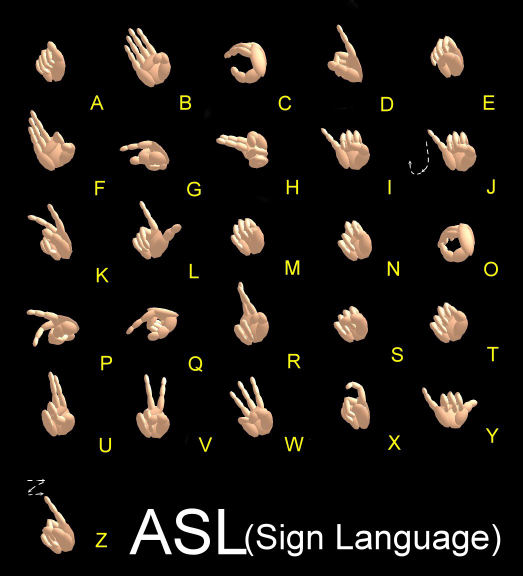
//> input picture TTTH/resource/images/ASL.jpg, 1046 x 1152 px (shown at 1/2 size)
$ ./GestDet ../../TTTH/resource/images/ASL.jpg   (built with g++ and OpenCV 4)
//> lines starting //> are read from the running program, lines starting //| are printed output that depends on the picture; after the words box and inside, x2 and y2 are one past the last pixel; in counts of white or black regions, pixels touching at a corner belong together
#define CV_NO_BACKWARD_COMPATIBILITY

#include "cv.h"
#include "highgui.h"
#include <iostream>
#include <cstdio>

#ifdef _EiC
#define WIN32
#endif

using namespace std;
using namespace cv;

void detectAndDraw( Mat& img,
                   CascadeClassifier& cascade, CascadeClassifier& nestedCascade,
                   double scale);
String cascadeName =
"/home/superuser/nihal/customise/aGest.xml";
//"../../data/haarcascades/haarcascade_frontalface_alt.xml";
String nestedCascadeName =
"/home/superuser/nihal/customise/bGest1.xml";
//"../../data/haarcascades/haarcascade_eye_tree_eyeglasses.xml";

int main( int argc, const char** argv )
{
    CvCapture* capture = 0;
    Mat frame, frameCopy, image;
    const String scaleOpt = "--scale=";
    size_t scaleOptLen = scaleOpt.length();
    const String cascadeOpt = "--cascade=";
    size_t cascadeOptLen = cascadeOpt.length();
    const String nestedCascadeOpt = "--nested-cascade";
    size_t nestedCascadeOptLen = nestedCascadeOpt.length();
    String inputName;

    CascadeClassifier cascade, nestedCascade;
    double scale = 1;

    for( int i = 1; i < argc; i++ )
    {
        if( cascadeOpt.compare( 0, cascadeOptLen, argv[i], cascadeOptLen ) == 0 )
            cascadeName.assign( argv[i] + cascadeOptLen );
        else if( nestedCascadeOpt.compare( 0, nestedCascadeOptLen, argv[i], nestedCascadeOptLen ) == 0 )
        {
            if( argv[i][nestedCascadeOpt.length()] == '=' )
                nestedCascadeName.assign( argv[i] + nestedCascadeOpt.length() + 1 );
            if( !nestedCascade.load( nestedCascadeName ) )
                cerr << "WARNING: Could not load classifier cascade for nested objects" << endl;
        }
        else if( scaleOpt.compare( 0, scaleOptLen, argv[i], scaleOptLen ) == 0 )
        {
            if( !sscanf( argv[i] + scaleOpt.length(), "%lf", &scale ) || scale < 1 )
                scale = 1;
        }
        else if( argv[i][0] == '-' )
        {
            cerr << "WARNING: Unknown option %s" << argv[i] << endl;
        }
        else
            inputName.assign( argv[i] );
    }

    if( !cascade.load( cascadeName ) )
    {
        cerr << "ERROR: Could not load classifier cascade" << endl;
        cerr << "Usage: facedetect [--cascade=\"<cascade_path>\"]\n"
            "   [--nested-cascade[=\"nested_cascade_path\"]]\n"
            "   [--scale[=<image scale>\n"
            "   [filename|camera_index]\n" ;
        return -1;
    }

    if( inputName.empty() || (isdigit(inputName.c_str()[0]) && inputName.c_str()[1] == '\0') )
        capture = cvCaptureFromCAM( inputName.empty() ? 0 : inputName.c_str()[0] - '0' );
    else if( inputName.size() )
    {
        image = imread( inputName, 1 );
//> image is the input picture: 1152 rows x 1046 cols, CV_8UC3; mean B, G, R 15.9, 19.9, 23.6
        if( image.empty() )
            capture = cvCaptureFromAVI( inputName.c_str() );
    }
    else
        image = imread( "lena.jpg", 1 );

    cvNamedWindow( "result", 1 );

    if( capture )
    {
        for(;;)
        {
            IplImage* iplImg = cvQueryFrame( capture );
            frame = iplImg;
            if( frame.empty() )
                break;
            if( iplImg->origin == IPL_ORIGIN_TL )
                frame.copyTo( frameCopy );
            else
                flip( frame, frameCopy, 0 );

            detectAndDraw( frameCopy, cascade, nestedCascade, scale );

            if( waitKey( 10 ) >= 0 )
                goto _cleanup_;
        }

        waitKey(0);
_cleanup_:
        cvReleaseCapture( &capture );
    }
    else
    {
        if( !image.empty() )
        {
            detectAndDraw( image, cascade, nestedCascade, scale );
            waitKey(0);
        }
        else if( !inputName.empty() )
        {
            /* assume it is a text file containing the
            list of the image filenames to be processed - one per line */
            FILE* f = fopen( inputName.c_str(), "rt" );
            if( f )
            {
                char buf[1000+1];
                while( fgets( buf, 1000, f ) )
                {
                    int len = (int)strlen(buf), c;
                    while( len > 0 && isspace(buf[len-1]) )
                        len--;
                    buf[len] = '\0';
                    cout << "file " << buf << endl;
                    image = imread( buf, 1 );
                    if( !image.empty() )
                    {
                        detectAndDraw( image, cascade, nestedCascade, scale );
                        c = waitKey(0);
                        if( c == 27 || c == 'q' || c == 'Q' )
                            break;
                    }
                }
                fclose(f);
            }
        }
    }

    cvDestroyWindow("result");

    return 0;
}

void detectAndDraw( Mat& img,
                   CascadeClassifier& cascade, CascadeClassifier& nestedCascade,
                   double scale)
{
//> called with scale = 1
    //cout<<"A Detected"<<endl;
    int i = 0;
    double t = 0;
    vector<Rect> faces;
    const static Scalar colors[] =  { CV_RGB(0,0,255),
        CV_RGB(0,128,255),
        CV_RGB(0,255,255),
        CV_RGB(0,255,0),
        CV_RGB(255,128,0),
        CV_RGB(255,255,0),
        CV_RGB(255,0,0),
        CV_RGB(255,0,255)} ;
    Mat gray, smallImg( cvRound (img.rows/scale), cvRound(img.cols/scale), CV_8UC1 );

    cvtColor( img, gray, CV_BGR2GRAY );
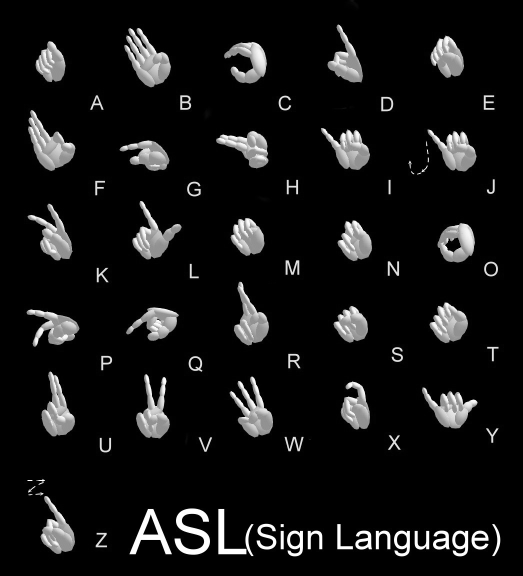
//> gray: 1152 rows x 1046 cols, CV_8UC1 (shown at 1/2 size); min 0, max 255, mean 20.6
    resize( gray, smallImg, smallImg.size(), 0, 0, INTER_LINEAR );
    equalizeHist( smallImg, smallImg );
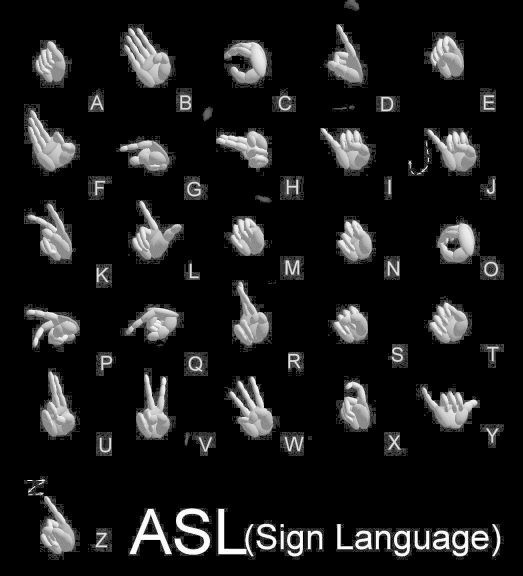
//> smallImg: 1152 rows x 1046 cols, CV_8UC1 (shown at 1/2 size); 18.68% of pixels changed, all inside (x1, y1, x2, y2) = (48, 0, 1008, 1120)

    t = (double)cvGetTickCount();
    cascade.detectMultiScale( smallImg, faces,
        1.1, 2, 0
        // |CV_HAAR_FIND_BIGGEST_OBJECT
        // |CV_HAAR_DO_ROUGH_SEARCH
        |CV_HAAR_SCALE_IMAGE
        ,
        Size(30, 30) );
//> faces = 1 Rect (x, y, width, height): [885, 470, 52, 52]
    t = (double)cvGetTickCount() - t;
    printf( "detection time = %g ms\n", t/((double)cvGetTickFrequency()*1000.) );
    for( vector<Rect>::const_iterator r = faces.begin(); r != faces.end(); r++, i++ )
    {
        Mat smallImgROI;
        vector<Rect> nestedObjects;
        Point center;
	center.x = 0;
	center.y = 0;
        Scalar color = colors[i%8];
        int radius;
        center.x = cvRound((r->x + r->width*0.5)*scale);
        center.y = cvRound((r->y + r->height*0.5)*scale);
	radius = cvRound((r->width + r->height)*0.25*scale);
	if(center.x != 0 || center.y != 0)
		cout<<"A Detected"<<endl;
        	circle( img, center, radius, color, 3, 8, 0 );
        if( nestedCascade.empty() )
            continue;
        smallImgROI = smallImg(*r);
        nestedCascade.detectMultiScale( smallImgROI, nestedObjects,
            1.1, 2, 0
            // |CV_HAAR_FIND_BIGGEST_OBJECT
            // |CV_HAAR_DO_ROUGH_SEARCH
            // |CV_HAAR_DO_CANNY_PRUNING
            |CV_HAAR_SCALE_IMAGE
            ,
            Size(30, 30) );
        for( vector<Rect>::const_iterator nr = nestedObjects.begin(); nr != nestedObjects.end(); nr++ )
        {
            center.x = cvRound((r->x + nr->x + nr->width*0.5)*scale);
            center.y = cvRound((r->y + nr->y + nr->height*0.5)*scale);
            radius = cvRound((nr->width + nr->height)*0.25*scale);
            circle( img, center, radius, color, 3, 8, 0 );
        }
    }
//> this loop made 1 pass
//> radius on pass 1: 26
//| A Detected
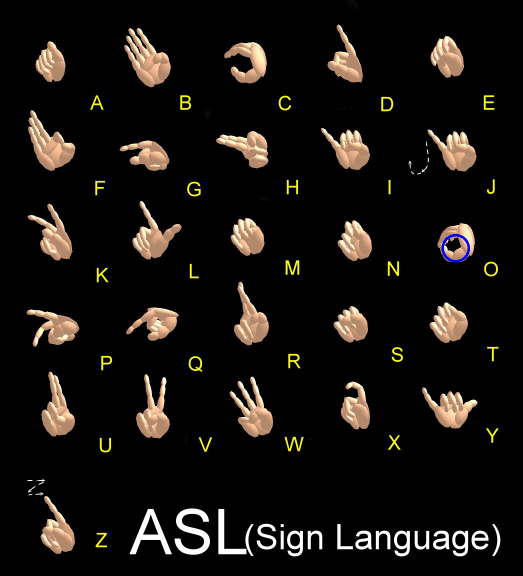
//> img: 1152 rows x 1046 cols, CV_8UC3 (shown at 1/2 size); 0.07% of pixels changed, all inside (x1, y1, x2, y2) = (883, 468, 940, 525)
//> after the loop, i = 1
    cv::imshow( "result", img );
}

$ run again, on TTTH/resource/images/helping-hand.jpg
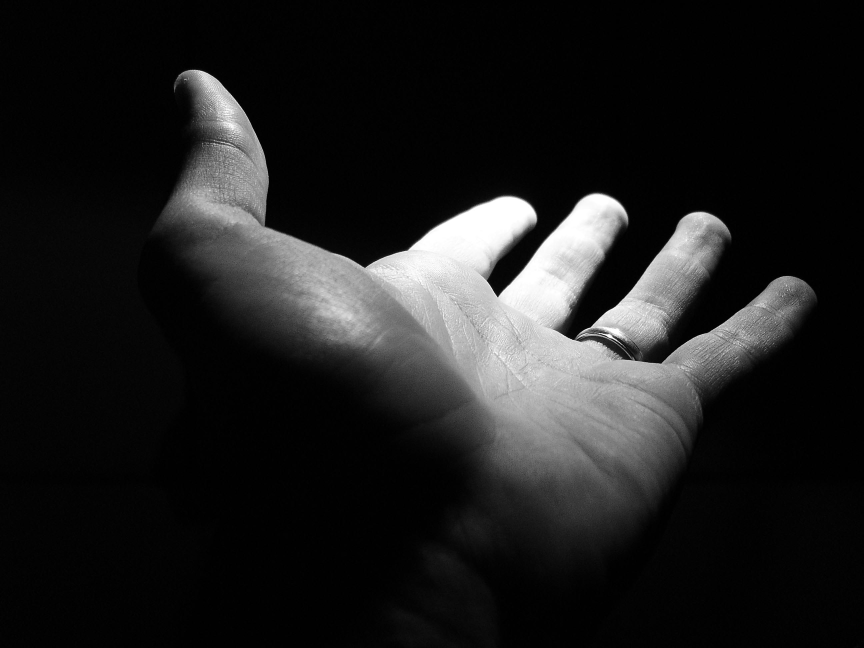
//> input picture TTTH/resource/images/helping-hand.jpg, 2592 x 1944 px (shown at 1/3 size)
//> image is the input picture: 1944 rows x 2592 cols, CV_8UC3; min 0, max 255, mean 30.7
//> in detectAndDraw, `equalizeHist( smallImg, smallImg );`:
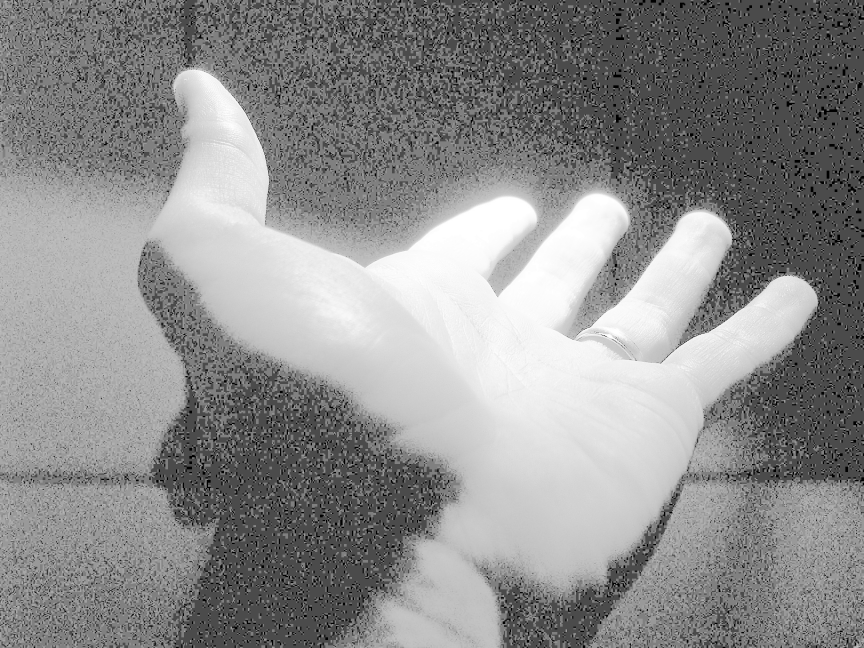
//> smallImg: 1944 rows x 2592 cols, CV_8UC1 (shown at 1/3 size); min 0, max 255, mean 140.6
//> faces = empty
//> after the loop in detectAndDraw, `for( vector<Rect>::const_iterator r = faces.begin(); r != faces.end();..`: i = 0

$ run again, on TTTH/resource/images/app_window&32.png
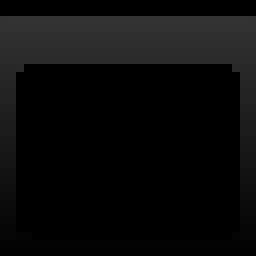
//> input picture TTTH/resource/images/app_window&32.png, 32 x 32 px (shown 8 times larger)
//> image is the input picture: 32 rows x 32 cols, CV_8UC3; min 0, max 51, mean 10.8
//> in detectAndDraw, `equalizeHist( smallImg, smallImg );`:
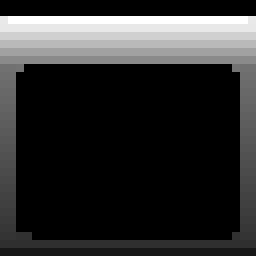
//> smallImg: 32 rows x 32 cols, CV_8UC1 (shown 8 times larger); min 0, max 255, mean 46.5
//> faces = empty
//> after the loop in detectAndDraw, `for( vector<Rect>::const_iterator r = faces.begin(); r != faces.end();..`: i = 0
